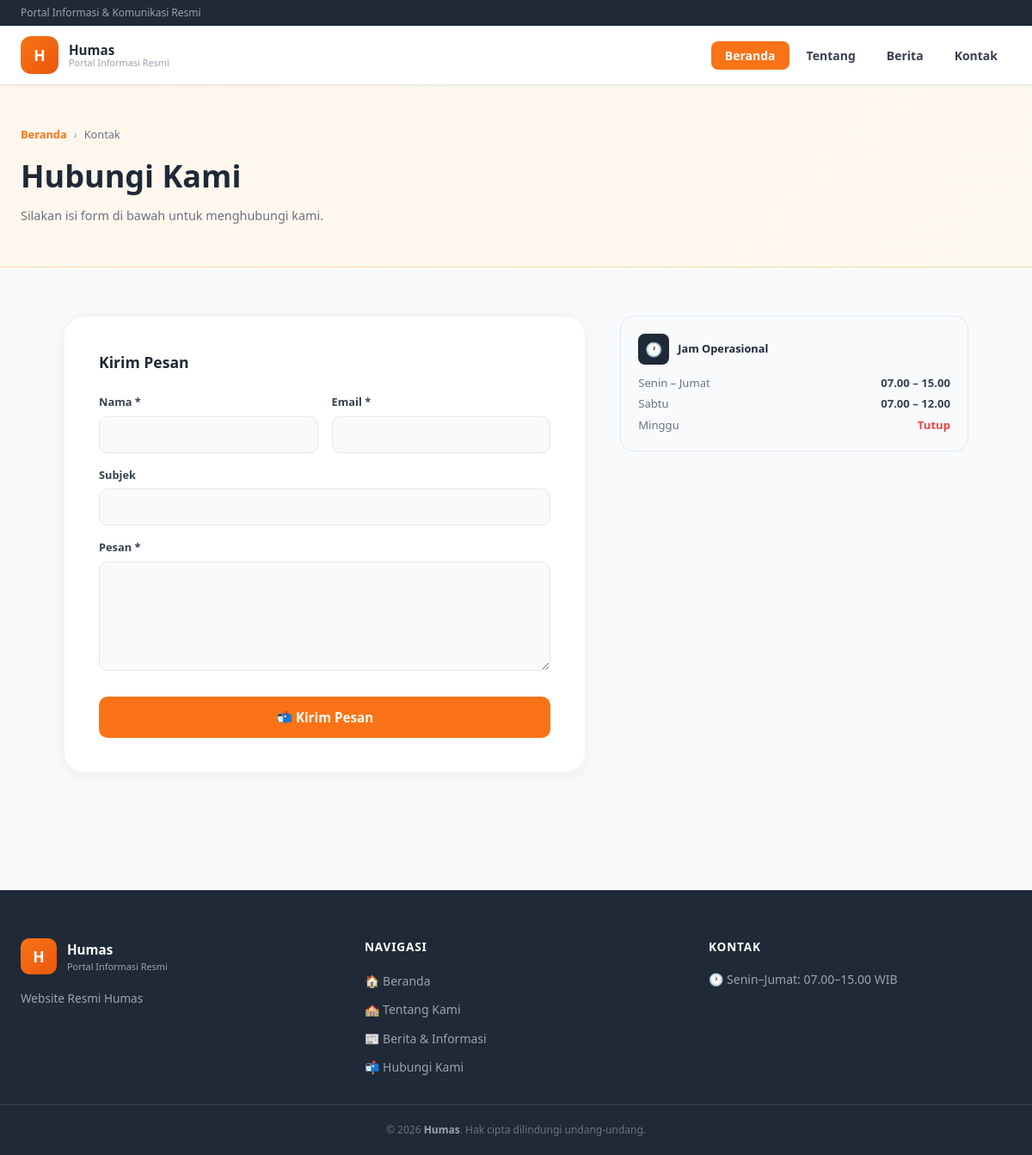
The page /pages/contact.php on the database its author committed.
### tables this page shows
CREATE TABLE IF NOT EXISTS pages (
  id               INT AUTO_INCREMENT PRIMARY KEY,
  slug             VARCHAR(100) UNIQUE NOT NULL,
  title            VARCHAR(255) NOT NULL,
  content          LONGTEXT,
  meta_description VARCHAR(255),
  updated_at       TIMESTAMP DEFAULT CURRENT_TIMESTAMP ON UPDATE CURRENT_TIMESTAMP
);

### includes/functions.php (called while the page is built, shortened)
<?php
function sanitize(string $str): string {
    return htmlspecialchars(strip_tags(trim($str)), ENT_QUOTES, 'UTF-8');
}

### pages/contact.php (the view, shortened to what this page needs)
<?php
require_once __DIR__ . '/../includes/functions.php';
$pdo  = getPDO();
$stmt = $pdo->prepare("SELECT * FROM pages WHERE slug = 'contact'");
$stmt->execute();
$page = $stmt->fetch();
include __DIR__ . '/../includes/header.php';
?>
<div style="background:linear-gradient(135deg,#fff7ed,#fef9f0); border-bottom:1px solid #fed7aa; padding:3rem 1.5rem;">
    <div style="max-width:1200px; margin:0 auto;">
        <nav style="font-size:0.8rem; color:#9ca3af; margin-bottom:0.75rem; display:flex; align-items:center; gap:0.5rem;">
            <a href="<?= BASE_URL ?>/" style="color:#f97316; text-decoration:none; font-weight:600;">Beranda</a>
            <span>›</span>
            <span style="color:#6b7280;">Kontak</span>
        </nav>
        <h1 style="font-size:2.25rem; font-weight:900; color:#1f2937; margin:0 0 0.5rem;"><?= htmlspecialchars($page['title'] ?? 'Hubungi Kami') ?></h1>
        <?php if ($page && $page['content']): ?>
        <p style="color:#6b7280; font-size:0.9rem; margin:0;"><?= htmlspecialchars($page['content']) ?></p>
        <?php endif; ?>
    </div>
</div>
<div style="max-width:1100px; margin:0 auto; padding:3.5rem 1.5rem;">
    <div style="display:grid; grid-template-columns:3fr 2fr; gap:2.5rem; align-items:start;">
        <div style="background:#fff; border-radius:1.5rem; padding:2.5rem; box-shadow:0 4px 20px rgba(0,0,0,0.06); border:1px solid #f3f4f6;">
            <h2 style="font-size:1.1rem; font-weight:800; color:#1f2937; margin:0 0 1.5rem;">Kirim Pesan</h2>
            <form method="POST">
                <div style="display:grid; grid-template-columns:1fr 1fr; gap:1rem; margin-bottom:1rem;">
                    <div>
                        <label style="display:block; font-size:0.8rem; font-weight:700; color:#374151; margin-bottom:0.4rem;">Nama *</label>
                        <input type="text" name="name" required value="<?= sanitize($_POST['name'] ?? '') ?>"
                               style="width:100%; border:1.5px solid #e5e7eb; border-radius:0.625rem; padding:0.625rem 0.875rem; font-size:0.875rem; background:#f9fafb; color:#1f2937; transition:border-color 0.15s; box-sizing:border-box;"
                               onfocus="this.style.borderColor='#f97316';this.style.boxShadow='0 0 0 3px rgba(249,115,22,0.1)'"
                               onblur="this.style.borderColor='#e5e7eb';this.style.boxShadow='none'">
                    </div>
                    <div>
                        <label style="display:block; font-size:0.8rem; font-weight:700; color:#374151; margin-bottom:0.4rem;">Email *</label>
                        <input type="email" name="email" required value="<?= sanitize($_POST['email'] ?? '') ?>"
                               style="width:100%; border:1.5px solid #e5e7eb; border-radius:0.625rem; padding:0.625rem 0.875rem; font-size:0.875rem; background:#f9fafb; color:#1f2937; transition:border-color 0.15s; box-sizing:border-box;"
                               onfocus="this.style.borderColor='#f97316';this.style.boxShadow='0 0 0 3px rgba(249,115,22,0.1)'"
                               onblur="this.style.borderColor='#e5e7eb';this.style.boxShadow='none'">
                    </div>
                </div>
                <div style="margin-bottom:1rem;">
                    <label style="display:block; font-size:0.8rem; font-weight:700; color:#374151; margin-bottom:0.4rem;">Subjek</label>
                    <input type="text" name="subject" value="<?= sanitize($_POST['subject'] ?? '') ?>"
                           style="width:100%; border:1.5px solid #e5e7eb; border-radius:0.625rem; padding:0.625rem 0.875rem; font-size:0.875rem; background:#f9fafb; color:#1f2937; box-sizing:border-box;"
                           onfocus="this.style.borderColor='#f97316';this.style.boxShadow='0 0 0 3px rgba(249,115,22,0.1)'"
                           onblur="this.style.borderColor='#e5e7eb';this.style.boxShadow='none'">
                </div>
                <div style="margin-bottom:1.5rem;">
                    <label style="display:block; font-size:0.8rem; font-weight:700; color:#374151; margin-bottom:0.4rem;">Pesan *</label>
                    <textarea name="message" rows="5" required
                              style="width:100%; border:1.5px solid #e5e7eb; border-radius:0.625rem; padding:0.625rem 0.875rem; font-size:0.875rem; background:#f9fafb; color:#1f2937; resize:vertical; box-sizing:border-box;"
                              onfocus="this.style.borderColor='#f97316';this.style.boxShadow='0 0 0 3px rgba(249,115,22,0.1)'"
                              onblur="this.style.borderColor='#e5e7eb';this.style.boxShadow='none'"><?= sanitize($_POST['message'] ?? '') ?></textarea>
                </div>
                <button type="submit" class="btn-orange" style="width:100%; text-align:center; padding:0.8rem; font-size:0.95rem;">
                    📬 Kirim Pesan
                </button>
            </form>
        </div>
        <div style="display:flex; flex-direction:column; gap:1rem;">
            <div style="background:#f8fafc; border:1px solid #e2e8f0; border-radius:1rem; padding:1.25rem;">
                <div style="display:flex; align-items:center; gap:0.625rem; margin-bottom:0.75rem;">
                    <div style="width:36px; height:36px; border-radius:0.5rem; background:#1f2937; display:flex; align-items:center; justify-content:center; font-size:1rem;">🕐</div>
                    <p style="font-size:0.8rem; font-weight:700; color:#1f2937; margin:0;">Jam Operasional</p>
                </div>
                <div style="font-size:0.82rem; color:#6b7280; display:flex; flex-direction:column; gap:0.3rem;">
                    <div style="display:flex; justify-content:space-between;">
                        <span>Senin – Jumat</span><span style="font-weight:600; color:#374151;">07.00 – 15.00</span>
                    </div>
                    <div style="display:flex; justify-content:space-between;">
                        <span>Sabtu</span><span style="font-weight:600; color:#374151;">07.00 – 12.00</span>
                    </div>
                    <div style="display:flex; justify-content:space-between;">
                        <span>Minggu</span><span style="font-weight:600; color:#ef4444;">Tutup</span>
                    </div>
                </div>
            </div>
        </div>
    </div>
</div>
<?php include __DIR__ . '/../includes/footer.php'; ?>

### includes/header.php (style rules this page uses)
body { font-family: 'Segoe UI', ui-sans-serif, system-ui, sans-serif; }
.btn-orange { background: #f97316; color: #fff; font-weight: 600; padding: 0.625rem 1.5rem; border-radius: 0.625rem; transition: background 0.15s; display: inline-block; }

### rows shown on the page
pages: title "Hubungi Kami", content "Silakan isi form di bawah untuk menghubungi kami."

### other values the page prints
substr($siteName, 0, 1) "H"
$siteName "Humas"
$label "Beranda"
$label "Tentang"
$label "Berita"
$label "Kontak"
substr($settings['site_name'] ?? 'H', 0, 1) "H"
$settings['site_name'] "Humas"
$settings['site_description'] "Website Resmi Humas"
$label "🏠 Beranda"
$label "🏫 Tentang Kami"
$label "📰 Berita & Informasi"
$label "📬 Hubungi Kami"
